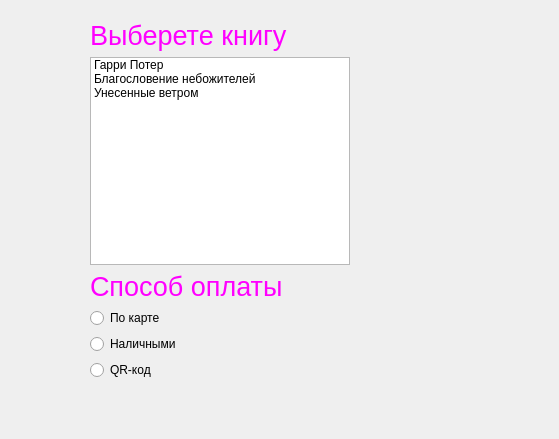
<?xml version="1.0" encoding="UTF-8"?>
<ui version="4.0">
 <class>Form</class>
 <widget class="QWidget" name="Form">
  <property name="geometry">
   <rect>
    <x>0</x>
    <y>0</y>
    <width>559</width>
    <height>439</height>
   </rect>
  </property>
  <property name="windowTitle">
   <string>Form</string>
  </property>
  <widget class="QWidget" name="">
   <property name="geometry">
    <rect>
     <x>90</x>
     <y>20</y>
     <width>260</width>
     <height>360</height>
    </rect>
   </property>
   <layout class="QVBoxLayout" name="verticalLayout_3">
    <item>
     <layout class="QVBoxLayout" name="verticalLayout">
      <item>
       <widget class="QLabel" name="label">
        <property name="font">
         <font>
          <pointsize>20</pointsize>
         </font>
        </property>
        <property name="styleSheet">
         <string notr="true">color: rgb(255, 0, 255);</string>
        </property>
        <property name="text">
         <string>Выберете книгу</string>
        </property>
       </widget>
      </item>
      <item>
       <widget class="QListWidget" name="listWidget">
        <item>
         <property name="text">
          <string>Гарри Потер</string>
         </property>
        </item>
        <item>
         <property name="text">
          <string>Благословение небожителей</string>
         </property>
        </item>
        <item>
         <property name="text">
          <string>Унесенные ветром</string>
         </property>
        </item>
       </widget>
      </item>
     </layout>
    </item>
    <item>
     <layout class="QVBoxLayout" name="verticalLayout_2">
      <item>
       <widget class="QLabel" name="label_2">
        <property name="font">
         <font>
          <pointsize>20</pointsize>
         </font>
        </property>
        <property name="styleSheet">
         <string notr="true">color: rgb(255, 0, 255);</string>
        </property>
        <property name="text">
         <string>Способ оплаты</string>
        </property>
       </widget>
      </item>
      <item>
       <widget class="QRadioButton" name="radioButton">
        <property name="text">
         <string>По карте</string>
        </property>
       </widget>
      </item>
      <item>
       <widget class="QRadioButton" name="radioButton_2">
        <property name="text">
         <string>Наличными</string>
        </property>
       </widget>
      </item>
      <item>
       <widget class="QRadioButton" name="radioButton_3">
        <property name="text">
         <string>QR-код</string>
        </property>
       </widget>
      </item>
     </layout>
    </item>
   </layout>
  </widget>
 </widget>
 <resources/>
 <connections/>
</ui>
